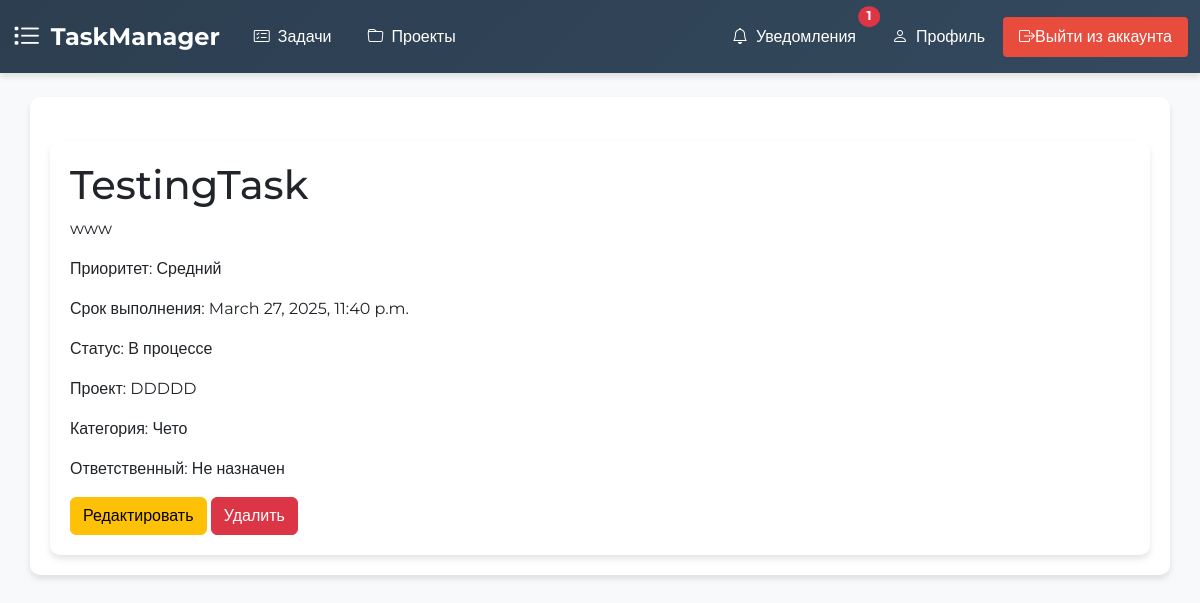
Page /task-manager/task/15/ (signed in) on the committed database.
### taskmanager/models.py (models this page shows, shortened)
class Task(models.Model):
    PRIORITY_CHOICES = [
        ('high', 'Высокий'),
        ('medium', 'Средний'),
        ('low', 'Низкий'),
    ]
    STATUS_CHOICES = [
        ('todo', 'К выполнению'),
        ('in_progress', 'В процессе'),
        ('done', 'Выполнено'),
    ]
    title = models.CharField(max_length=200)
    description = models.TextField()
    due_date = models.DateTimeField()
    priority = models.CharField(max_length=10, choices=PRIORITY_CHOICES)
    status = models.CharField(max_length=20, choices=STATUS_CHOICES, default='todo')
    project = models.ForeignKey('Project', on_delete=models.CASCADE, null=True, blank=True)  # Необязательное поле
    category = models.ForeignKey('Category', on_delete=models.CASCADE, null=True, blank=True)  # Необязательное поле
    assigned_to = models.ForeignKey(User, on_delete=models.SET_NULL, null=True, blank=True,
                                    related_name='assigned_tasks')
    created_by = models.ForeignKey(User, on_delete=models.CASCADE)
    created_at = models.DateTimeField(auto_now_add=True)

class Project(models.Model):
    name = models.CharField(max_length=100)
    created_by = models.ForeignKey(User, on_delete=models.CASCADE, related_name='created_projects')
    users = models.ManyToManyField(User, related_name='projects')
    editors = models.ManyToManyField(User, related_name='editable_projects', blank=True)

class Category(models.Model):
    name = models.CharField(max_length=100)
    user = models.ForeignKey(User, on_delete=models.CASCADE)
    class Meta:
        unique_together = ('name', 'user')

### taskmanager/views.py (the view)
# urls.py: path('task/<int:task_id>/', task_detail, name='task_detail'),
@login_required
def task_detail(request, task_id):
    task = get_object_or_404(Task, id=task_id, created_by=request.user)
    return render(request, 'taskmanager/task_detail.html', {'task': task})

### taskmanager/context_processors.py (called while the page is built)
def unread_notifications_count(request):
    if request.user.is_authenticated:
        unread_notifications_count = Notification.objects.filter(users=request.user).exclude(read_by=request.user).count()
        return {'unread_notifications_count': unread_notifications_count}
    return {}

### taskmanager/templates/taskmanager/task_detail.html (shortened to what this page needs)
{% extends "taskmanager/base.html" %}
{% block body %}
<div class="container mt-4">
    <h1>{{ task.title }}</h1>
    <p>{{ task.description }}</p>
    <p>Приоритет: {{ task.get_priority_display }}</p>
    <p>Срок выполнения: {{ task.due_date }}</p>
    <p>Статус: {{ task.get_status_display }}</p>
    {% if task.project %}
        <p>Проект: {{ task.project.name }}</p>
    {% endif %}
    {% if task.category %}
        <p>Категория: {{ task.category.name }}</p>
    {% endif %}
    {% if task.assigned_to %}
        <p>Ответственный: {{ task.assigned_to.username }}</p>
    {% else %}
        <p>Ответственный: Не назначен</p>
    {% endif %}
    <a href="{% url 'taskmanager:edit_task' task.id %}" class="btn btn-warning">Редактировать</a>
    <a href="{% url 'taskmanager:delete_task' task.id %}" class="btn btn-danger">Удалить</a>
</div>
{% endblock %}

### taskmanager/templates/taskmanager/base.html (style rules this page uses)
body { font-family: 'Montserrat', sans-serif; background-color: #f8f9fa; }
.container { background-color: white; border-radius: 10px; padding: 20px; margin-top: 20px; box-shadow: 0 4px 6px rgba(0, 0, 0, 0.1); }

### rows in the picture
Task: title "TestingTask", description "www", priority "Средний", due_date "March 27, 2025, 11:40 p.m.", status "В процессе", project.name "DDDDD", category.name "Чето"

### other values in the picture
{{ unread_notifications_count }} "1"
